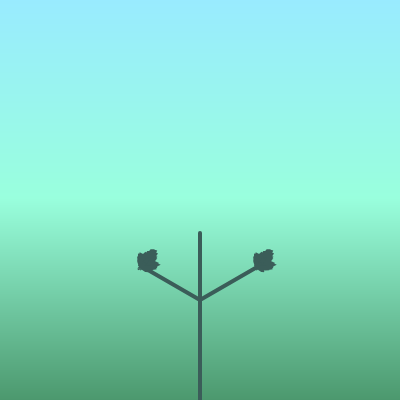
Frame 1 (no input)
Frame 60 (no input): identical to frame 1, image omitted
Frame 120 (the mouse pressed at the canvas centre since frame 60): identical to frame 1, image omitted

The p5.js sketch that drew this single still picture (run headless with seeded random() and noise() and a simulated clock; from frame 60 on, the mouse is pressed at the canvas centre):

// p5.js sketch
// ── sketch.js
// Fractal Trees - Object Oriented
// Coding Train / Daniel Shiffman
// https://thecodingtrain.com/challenges/15-object-oriented-fractal-trees

// https://youtu.be/fcdNSZ9IzJM
// Code from challenge: https://editor.p5js.org/codingtrain/sketches/JDT5wrxVj

let tree = [];
let leaves = [];
let flower = [];
let end = [];
const Y_AXIS = 1;
const X_AXIS = 2;

//let count = 0;

function setup() {
  createCanvas(400, 400);
  angleMode(DEGREES);
  let a = createVector(width / 2, height);
  let b = createVector(width / 2, height - 100);

  for (i = 0; i < 4; i++)
 { tree.push(new Branch(a,b));}
  
 end.push(tree[1].branch(-60));
 end.push(tree[2].branch(0));
 end.push(tree[3].branch(60));
 console.log(end[0]);
//  ct_end= tree[2].branch(0);
//  rt_end = tree[3].branch(60);
  //console.log(lt_end);
  // lft_lf = tree[1].end.copy()
  // console.log(lft_lf);
  //leaves.push(new Leaf (lt_end.x, lt_end.y, 10));
  
  leaves.push(new Leaf (end[0].x, end[0].y, 10));
  // flower.push(new Flower(end[1].x, end[1].y, 10));
  leaves.push(new Leaf (end[2].x, end[2].y, 10));
}

function draw() {
  background(51);
  let c1 = color(153,235, 255);
  let c2 = color(153,255,221);
  let c3 = color(0, 51, 0);
  setGradient(0, 0, 600, 200, c1, c2, Y_AXIS);
  setGradient(0, 200, 600, 400, c2, c3, Y_AXIS);
  for (var i = 0; i < tree.length; i++) {
    tree[i].show(i);
    
  }
 for (let i = 0; i < 2; i++) {
  leaves[i].oneLeaf();
  leaves[i].renderLeaf();
 }
  // for (var i = 0; i < leaves.length; i++) {
  //   fill(255, 0, 100, 100);
  //   noStroke();
  //   ellipse(leaves[i].x, leaves[i].y, 8, 8);
  //   leaves[i].y += random(0, 2);
  // }

}

function setGradient(x, y, w, h, c1, c2, axis) {
  noFill();

  if (axis === Y_AXIS) {
    // Top to bottom gradient
    for (let i = y; i <= y + h; i++) {
      let inter = map(i, y, y + h, 0, 1);
      let c = lerpColor(c1, c2, inter);
      stroke(c);
      line(x, i, x + w, i);
    }
  } else if (axis === X_AXIS) {
    // Left to right gradient
    for (let i = x; i <= x + w; i++) {
      let inter = map(i, x, x + w, 0, 1);
      let c = lerpColor(c1, c2, inter);
      stroke(c);
      line(i, y, i, y + h);
    }
  }
}
// ── branch.js
class Branch {

  constructor(begin, end) {
    this.begin = begin;
    this.end = end;
    this.finished = false;
  }

  show(i) {
    stroke(59, 93, 89);
    //   if (i % 2 != 0)
    //  { this.branch(60);}
    if (i == 1) {
      this.branch(-60);
    } else if (i == 2) {
      this.branch(0);
    } else if (i == 3) {
      this.branch(60);
    }

    line(this.begin.x, this.begin.y, this.end.x, this.end.y);
  }

  // stem() {
  //     stroke(59, 93, 89);
  //     strokeWeight(4);
  //     noFill()
  //     beginShape();
  //     for (let i = 0; i < 5; i++) {
  //         let sp = 34;
  //         if (i % 2 == 0) {
  //             curveVertex(this.px + i * (sp + 2), this.py - i * (sp - 1));
  //         } else {
  //             curveVertex(this.px + i * (sp - 1), this.py - i * (sp + 2));
  //         }
  //     }
  //     endShape();
  // }

  branchA() {
    stroke(59, 93, 89);
    strokeWeight(4);
    noFill()
    let dir = p5.Vector.sub(this.end, this.begin);
    dir.rotate(PI / 6);
    dir.mult(0.67);
    let newEnd = p5.Vector.add(this.end, dir);
    line(this.end.x, this.end.y, newEnd.x, newEnd.y);
    // beginShape();
    // curveVertex(this.begin.x, this.begin.y, newEnd.x, newEnd.y);
    // // curveVertex(0.5*newEnd.x+1, 0.5*newEnd.y-2, newEnd.x, newEnd.y);
    // endShape();
    // let b = new Branch(this.end, newEnd);
    return newEnd;
  }

  branch(angle) {
    stroke(59, 93, 89);
    strokeWeight(4);
    noFill()
    let dir = p5.Vector.sub(this.end, this.begin);
    dir.rotate(angle);
    dir.mult(0.67);
    let newEnd = p5.Vector.add(this.end, dir);
    line(this.end.x, this.end.y, newEnd.x, newEnd.y);
    // beginShape();
    // curveVertex(this.begin.x, this.begin.y, newEnd.x, newEnd.y);
    // // curveVertex(0.5*newEnd.x+1, 0.5*newEnd.y-2, newEnd.x, newEnd.y);
    // endShape();
    // let b = new Branch(this.end, newEnd);
    return newEnd;
  }
  branchB() {
    let dir = p5.Vector.sub(this.end, this.begin);
    //dir.rotate(angle);
    dir.mult(0.67);
    let newEnd = p5.Vector.add(this.end, dir);
    let b = new Branch(this.end, newEnd);
    return newEnd;
  }
  branchC() {
    let dir = p5.Vector.sub(this.end, this.begin);
    dir.rotate(-PI / 4);
    dir.mult(0.67);
    let newEnd = p5.Vector.add(this.end, dir);
    let b = new Branch(this.end, newEnd);
    return newEnd;
  }

}
// ── leaf.js
// creates a cross like shape -- might be cool with blur or alpha 
// let r  = this.sc * (1 + 7/10 * cos(4 * beta))*(1 + 1/10 * cos(8*beta))*(5/10 + 0.06 * cos(40*beta)) * (1 + sin(4*beta));

class Leaf {
    constructor(_px, _py, _sc) {
        this.px = _px;
        this.py = _py;
        this.sc = _sc;
        this.ran = random(1);
        this.points = [];
    }

    // stem() {
    //     stroke(59, 93, 89);
    //     strokeWeight(4);
    //     noFill()
    //     beginShape();
    //     for (let i = 0; i < 5; i++) {
    //         let sp = 34;
    //         if (i % 2 == 0) {
    //             curveVertex(this.px + i * (sp + 2), this.py - i * (sp - 1));
    //         } else {
    //             curveVertex(this.px + i * (sp - 1), this.py - i * (sp + 2));
    //         }
    //     }
    //     endShape();
    // }

    // We need to loop trhough curve once before creating object
    oneLeaf() {
        // 7560 when angle mode radians
        for (let beta = 0; beta < 360; beta += 1) {
            //let r  = 90 * (1 + 7/10 * cos(4 * beta))*(1 + 1/10 * cos(12*beta))*(9/10 + 1/10 * cos(50*beta)) * (1 + sin(beta));
            let r = this.sc * (1 + 1 * cos(1 * beta)) * (1 + 2 / 10 * cos(7 * beta)) * (5 / 10 + 0.06 * cos(50 * beta)) * (1 + sin(beta));
            let x = r * cos(beta);
            let y = -r * sin(beta);
            let p = createVector(x, y);
            if (this.points.length < 360) {
                this.points[beta] = p;
            } else {
                break;
            }
        }

    }

    renderLeaf() {
        fill(59, 93, 89);
        push();
        translate(this.px, this.py);
        beginShape();
        for (let v of this.points) {
            vertex(v.x, v.y);
        }
        endShape();
        pop();
    }
}
